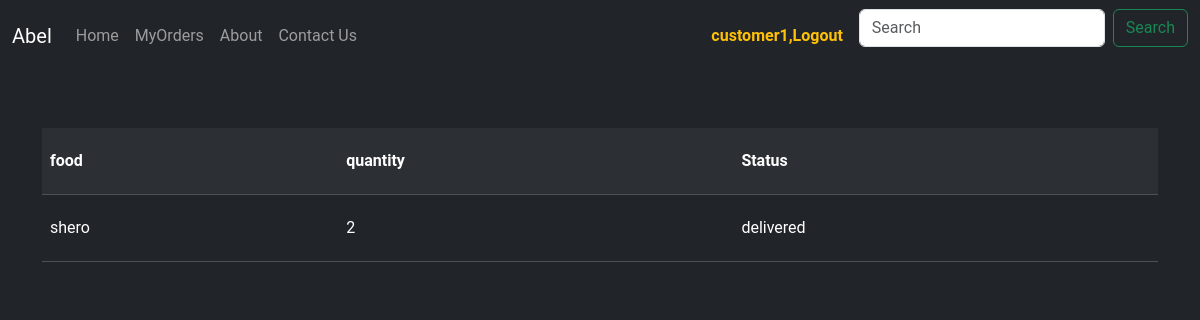
The app's page /my_order/ (signed in), older data.
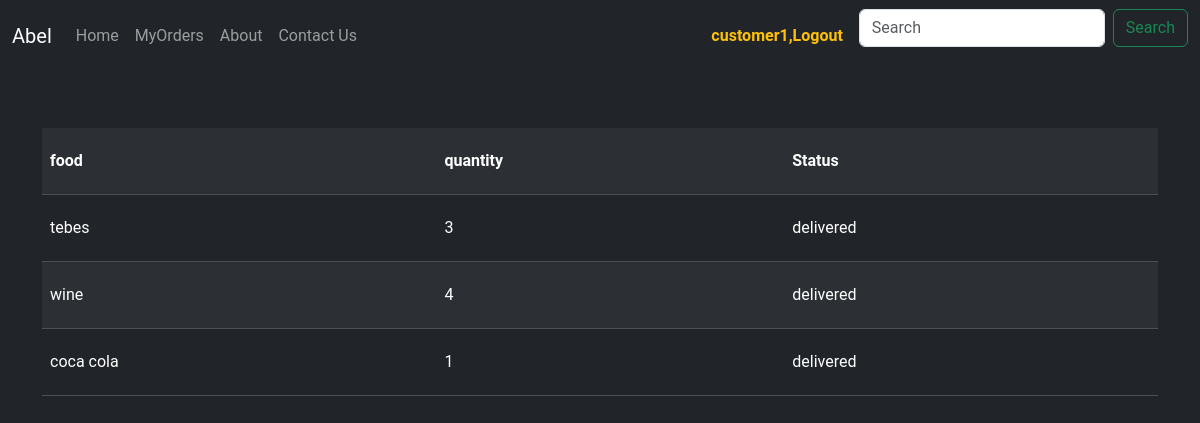
The same page, newer data.
### orders/models.py (models this page shows, shortened)
class OrderFood(models.Model):
        STATUS = (
            ('Pending', 'Pending'),
            ('out of delivery', 'out of delivery'),
            ('Delivered', 'Delivered'),
        )
        customer = models.ForeignKey(User, on_delete=models.CASCADE,null=True)
        food = models.ForeignKey(Food, on_delete=models.CASCADE)
        quantity = models.PositiveSmallIntegerField()
        status = models.BooleanField(default=False)
        on_road = models.BooleanField(default=False)

class Food(models.Model):
    name = models.CharField(max_length=255)
    description = models.TextField(max_length=255)
    price = models.PositiveBigIntegerField()
    ingredients = models.CharField(max_length=255)
    picture = models.ImageField(null=True)
    def __str__(self) -> str:
        return self.name

class OrderDrink(models.Model):
        STATUS = (
            ('Pending', 'Pending'),
            ('out of delivery', 'out of delivery'),
            ('Delivered', 'Delivered'),
        )
        customer = models.ForeignKey(User, on_delete=models.CASCADE, null=True)
        Drink = models.ForeignKey(Drink, on_delete=models.CASCADE)
        quantity = models.PositiveSmallIntegerField()
        status = models.BooleanField(default=False)
        on_road = models.BooleanField(default=False)

class Drink(models.Model):
    CATEGORY = (
        ('SOFT', 'SOFT DRINK'),
        ('ALCOHOL', 'ALCOHOL DRINK'),
    )
    name=models.CharField(max_length=255)
    size = models.CharField(max_length=255)
    category = models.CharField(max_length=255, choices=CATEGORY )
    picture = models.ImageField(null=True)
    def __str__(self) -> str:
        return self.name

### orders/views.py (the view)
# urls.py: path('my_order/',views.my_order, name='my_order'),
def my_order(request):
    orders = request.user.orderfood_set.all()
    orders_drink = request.user.orderdrink_set.all()
    context = {
        'orders':orders,
        'orders_drink':orders_drink
    }
    return render(request, 'orders/my_orders.html',context)

### orders/templates/orders/my_orders.html
{% extends 'base.html' %}
{% block content %}
         <h1 class="text-center">My orders</h1>
        <div class="container-lg">
            <table class="table table-xxl table table-dark table-striped table-hover p-5 caption-top">
                <tr>
                    <th>food</th>
                    <th>quantity</th>
                    <th>Status</th>
                </tr>
                {% for order in orders %}
                <tr class="p-5">
                   <td>{{order.food}}</td>
                   <td>{{order.quantity}}</td>
                   {% if order.status == True %}
                   <td>delivered</td>
                   {% else %}
                   <td>pending</td>
                   {% endif %}
                </tr>
                {% endfor%}
                {% for order in orders_drink %}
                <tr class="p-5">
                   <td>{{order.Drink}}</td>
                   <td>{{order.quantity}}</td>
                   {% if order.status == True %}
                   <td>delivered</td>
                   {% else %}
                   <td>pending</td>
                   {% endif %}
                </tr>
                {% endfor%}
            </table>
        </div>
{% endblock %}

Row changes from the older to the newer data that the page shows:
changed OrderFood: food "shero" → "tebes"; quantity "2" → "3"
added OrderDrink: Drink "wine", quantity "4", status "delivered"
added OrderDrink: Drink "coca cola", quantity "1", status "delivered"
